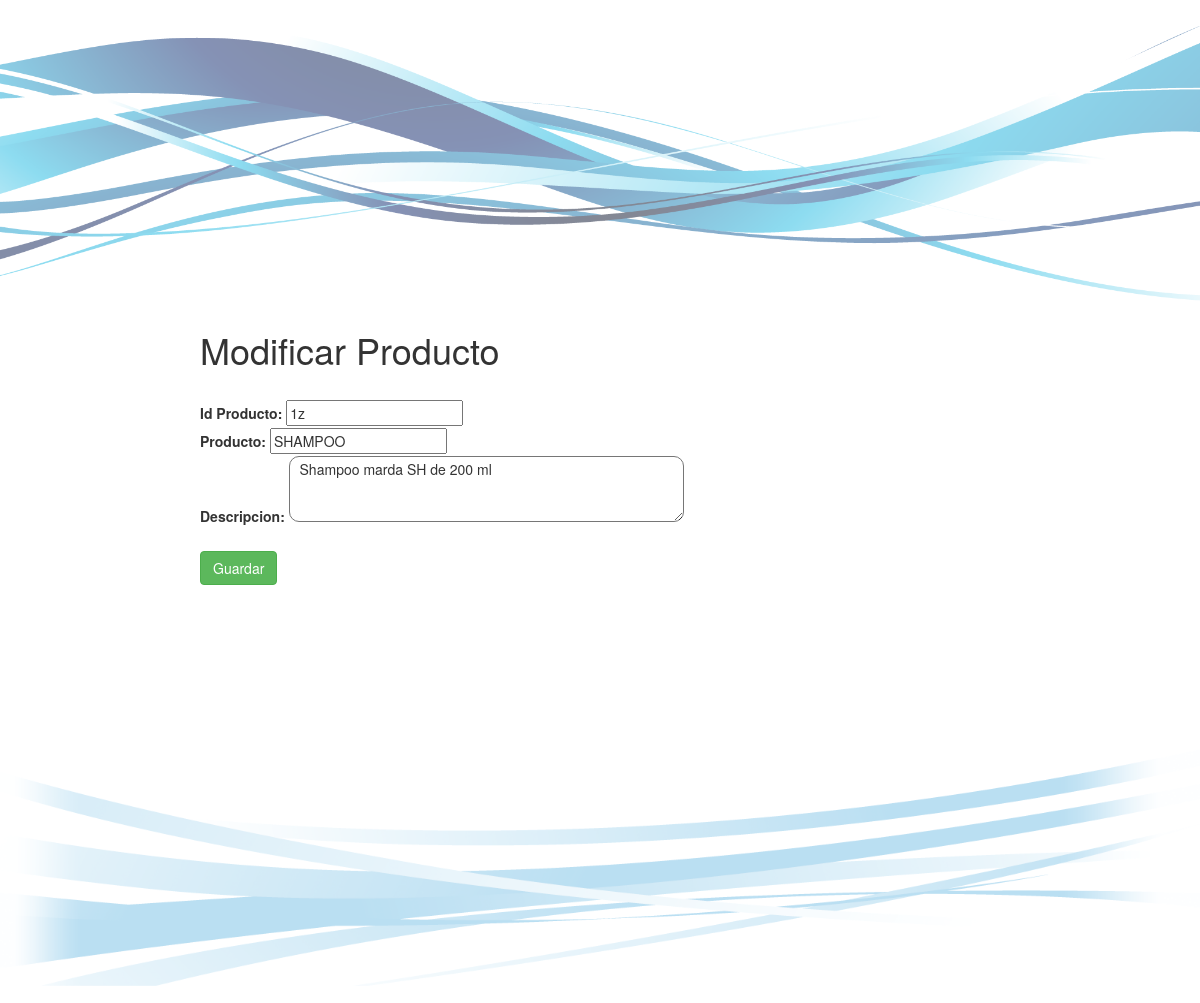
Screenshot of /modif_prod1.php?no=1 with the database file from the repository.
### tables this page shows
CREATE TABLE IF NOT EXISTS `productos` (
  `no` int(11) NOT NULL AUTO_INCREMENT,
  `id_producto` varchar(20) NOT NULL,
  `nombre` varchar(30) NOT NULL,
  `descripcion` text NOT NULL,
  PRIMARY KEY (`no`)
);

### modif_prod1.php (the view, shortened to what this page needs)
<?php
  $consulta=ConsultarProducto($_GET['no']);
  function ConsultarProducto($no_prod)
  {
    $sentencia="SELECT * FROM productos WHERE no='".$no_prod."' ";
    $resultado=mysql_query($sentencia) or die (mysql_error());
    $filas=mysql_fetch_assoc($resultado);
    return [
      $filas['id_producto'],
      $filas['nombre'],
      $filas['descripcion']
    ];
  }
?>
<!DOCTYPE html>
<html>
<head>
<link href="css/bootstrap.css" rel="stylesheet" type="text/css">
</head>
<body>
<div class="todo">
  <div id="cabecera">
  	<img src="images/swirl.png" width="1188" id="img1">
  </div>
  <div id="contenido">
  	<div style="margin: auto; width: 800px; border-collapse: separate; border-spacing: 10px 5px;">
  		<span> <h1>Modificar Producto</h1> </span>
  		<br>
	  <form action="modif_prod2.php" method="POST" style="border-collapse: separate; border-spacing: 10px 5px;">
  		<label>Id Producto: </label>
  		<input type="text" id="id_producto" name="id_producto"; value="<?php echo $consulta[0] ?>" ><br>
  		<label>Producto: </label>
  		<input type="text" id="producto" name="producto" value="<?php echo $consulta[1] ?>"><br>
  		<label>Descripcion: </label>
  		<textarea style="border-radius: 10px;" rows="3" cols="50" name="descripcion"> <?php echo $consulta[2] ?> </textarea><br>
  		<br>
  		<button type="submit" class="btn btn-success">Guardar</button>
     </form>
  	</div>
  </div>
	<div id="footer">
  		<img src="images/swirl2.png" id="img2">
  	</div>
</div>
</body>
</html>

### css/mycss.css (style rules this page uses)
#cabecera { opacity: 1; text-align: center; }
#contenido { min-height: 401px; }
#img1 { height: 20%; width: 100%; }
#img2 { height: 30%; width: 100%; }

### rows the page displays
productos: id_producto "1z", producto "SHAMPOO", descripcion "Shampoo marda SH de 200 ml"
